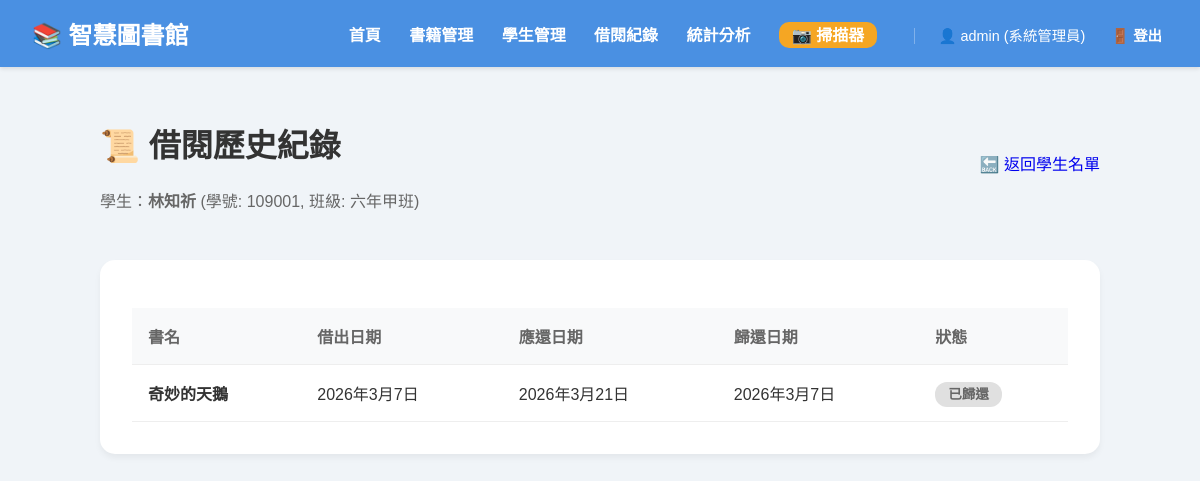
Screenshot of /students/110/history (signed in) with the database file from the repository.
### library/models.py (models this page shows, shortened)
class Student(models.Model):
    name = models.CharField(max_length=50, verbose_name="姓名")
    student_id = models.CharField(max_length=20, unique=True, verbose_name="學號")
    grade = models.CharField(max_length=20, verbose_name="班級")

class Book(models.Model):
    id = models.CharField(max_length=10, primary_key=True, verbose_name="館藏登錄號")
    title = models.CharField(max_length=200, verbose_name="書名")
    author = models.CharField(max_length=100, verbose_name="作者", blank=True, null=True)
    isbn = models.CharField(max_length=20, verbose_name="ISBN", blank=True, null=True)
    category = models.CharField(max_length=50, default="未分類", verbose_name="分類")
    ebook_url = models.URLField(null=True, blank=True, verbose_name="電子書連結")
    classification_no = models.CharField(max_length=50, verbose_name="分類號", blank=True, null=True)
    author_no = models.CharField(max_length=50, verbose_name="作者號", blank=True, null=True)
    edition = models.CharField(max_length=50, verbose_name="版本", blank=True, null=True)
    language = models.CharField(max_length=20, verbose_name="語言別", blank=True, null=True)       # B13
    pub_place = models.CharField(max_length=50, verbose_name="出版地", blank=True, null=True)      # B09
    publisher = models.CharField(max_length=100, verbose_name="出版社", blank=True, null=True)
    publish_year = models.CharField(max_length=50, verbose_name="出版年", blank=True, null=True)
    price = models.CharField(max_length=50, verbose_name="價格", blank=True, null=True)
    series = models.CharField(max_length=200, verbose_name="集叢項", blank=True, null=True)       # B24
    subjects = models.CharField(max_length=200, verbose_name="主題項", blank=True, null=True)      # B26
    notes = models.TextField(verbose_name="附註項", blank=True, null=True)
    bib_id = models.CharField(max_length=50, verbose_name="書目識別號", blank=True, null=True)
    status = models.CharField(max_length=50, default="館內架上", verbose_name="館藏狀態")
    circulation_type = models.CharField(max_length=50, verbose_name="流通別", blank=True, null=True)
    data_type = models.CharField(max_length=50, verbose_name="資料別", blank=True, null=True)
    special_no = models.CharField(max_length=50, verbose_name="特藏號", blank=True, null=True)
    volume_no = models.CharField(max_length=50, verbose_name="冊次號", blank=True, null=True)
    copy_no = models.CharField(max_length=50, verbose_name="複本號", blank=True, null=True)
    shelf_no = models.CharField(max_length=50, verbose_name="排架號", blank=True, null=True)
    location = models.CharField(max_length=100, verbose_name="館藏地", blank=True, null=True)
    source_type = models.CharField(max_length=50, verbose_name="來源別", blank=True, null=True)
    donor = models.CharField(max_length=100, verbose_name="捐贈者", blank=True, null=True)
    attachment = models.CharField(max_length=200, verbose_name="附件", blank=True, null=True)
    added_date = models.CharField(max_length=50, verbose_name="新增日期", blank=True, null=True)
    copy_number = models.IntegerField(default=1, verbose_name="系統複本序號")
    is_available = models.BooleanField(default=True, verbose_name="可借用")
    is_reserved = models.BooleanField(default=False, verbose_name="預約保留中")

class Loan(models.Model):
    book = models.ForeignKey(Book, on_delete=models.CASCADE, verbose_name="書籍")
    student = models.ForeignKey(Student, on_delete=models.CASCADE, verbose_name="學生")
    loan_date = models.DateField(auto_now_add=True, verbose_name="借書日期")
    due_date = models.DateField(verbose_name="應還日期")
    return_date = models.DateField(null=True, blank=True, verbose_name="歸還日期")

### library/views.py (the view)
# urls.py: path('students/<int:student_id>/history', views.student_history, name='student_history'),
@login_required
def student_history(request, student_id):
    student = get_object_or_404(Student, id=student_id)
    loans = Loan.objects.filter(student=student).order_by('-loan_date')
    history = []
    for l in loans:
        history.append({
            "book_title": l.book.title if l.book else "(書籍已從館藏移除)",
            "loan_date": l.loan_date,
            "due_date": l.due_date,
            "return_date": l.return_date,
            "is_returned": l.return_date is not None
        })
    return render(request, 'library/student_history.html', {'student': student, 'history': history})

### library/templates/library/student_history.html (shortened to what this page needs)
{% extends "library/layout.html" %}
{% block content %}
<div style="margin-bottom: 2rem; display: flex; justify-content: space-between; align-items: center;">
    <div>
        <h1>📜 借閱歷史紀錄</h1>
        <p style="color: #666;">學生：<strong>{{ student.name }}</strong> (學號: {{ student.student_id }}, 班級: {{ student.grade }})</p>
    </div>
    <a href="/students" class="btn btn-primary" style="text-decoration: none;">🔙 返回學生名單</a>
</div>
<div class="card">
    {% if history %}
    <table>
        <thead>
            <tr>
                <th>書名</th>
                <th>借出日期</th>
                <th>應還日期</th>
                <th>歸還日期</th>
                <th>狀態</th>
            </tr>
        </thead>
        <tbody>
            {% for loan in history %}
            <tr>
                <td><strong>{{ loan.book_title }}</strong></td>
                <td>{{ loan.loan_date }}</td>
                <td>{{ loan.due_date }}</td>
                <td>{{ loan.return_date|default:'-' }}</td>
                <td>
                    {% if loan.is_returned %}
                    <span class="badge" style="background-color: #E0E0E0; color: #666;">已歸還</span>
                    {% else %}
                    <span class="badge badge-borrowed">借閱中</span>
                    {% endif %}
                </td>
            </tr>
            {% endfor %}
        </tbody>
    </table>
    {% else %}
    <div style="text-align: center; padding: 3rem;">
        <p style="font-size: 1.5rem; color: #ccc;">這位學生目前還沒有任何借書紀錄喔！📖</p>
    </div>
    {% endif %}
</div>
{% endblock %}

### library/templates/library/layout.html (shortened to what this page needs)
<!DOCTYPE html>
<html lang="zh-Hant">
<head>
</head>
<body>
    <nav>
        <a href="/" class="logo">📚 智慧圖書館</a>
        <div class="links">
            <a href="/">首頁</a>
            <a href="/books">書籍管理</a>
            <a href="/students">學生管理</a>
            <a href="/loans">借閱紀錄</a>
            <a href="/stats">統計分析</a>
            <a href="/scan" style="background: var(--secondary-color); padding: 0.3rem 0.8rem; border-radius: 10px;">📷 掃描器</a>
            {% if user.is_authenticated %}
            <span style="color: white; margin-left: 2rem; font-size: 0.9rem; border-left: 1px solid rgba(255,255,255,0.3); padding-left: 1.5rem;">
                👤 {{ user.username }} ({{ user.groups.all.0.name|default:"系統管理員" }})
            </span>
            <form action="{% url 'logout' %}" method="post" style="display: inline; margin-left: 1rem;">
                <button type="submit" style="background: transparent; border: none; color: white; cursor: pointer; font-weight: bold; font-size: 0.9rem;">🚪 登出</button>
            </form>
            {% endif %}
        </div>
    </nav>
    <div class="container">
        {% block content %}{% endblock %}
    </div>
</body>
</html>

### library/templates/library/layout.html (style rules this page uses)
:root { --primary-color: #4A90E2; --secondary-color: #F5A623; --success-color: #27AE60; --danger-color: #E74C3C; --bg-color: #F0F4F8; --card-bg: #FFFFFF; --text-color: #333333; }
body { font-family: 'PingFang TC', 'Microsoft JhengHei', sans-serif; background-color: var(--bg-color); margin: 0; padding: 0; color: var(--text-color); }
nav { background-color: var(--primary-color); padding: 1rem 2rem; display: flex; justify-content: space-between; align-items: center; box-shadow: 0 2px 4px rgba(0,0,0,0.1); }
nav .logo { color: white; font-size: 1.5rem; font-weight: bold; text-decoration: none; }
nav .links a { color: white; text-decoration: none; font-weight: bold; margin-left: 1.5rem; transition: opacity 0.2s; }
.container { max-width: 1000px; margin: 2rem auto; padding: 0 1rem; }
.card { background-color: var(--card-bg); padding: 2rem; border-radius: 15px; box-shadow: 0 4px 6px rgba(0,0,0,0.05); margin-bottom: 2rem; }
table { width: 100%; border-collapse: collapse; margin-top: 1rem; }
th, td { padding: 1rem; text-align: left; border-bottom: 1px solid #eee; }
th { background-color: #f8f9fa; color: #666; }
.badge { padding: 0.3rem 0.8rem; border-radius: 12px; font-size: 0.85rem; font-weight: bold; }
tr { transition: background-color 0.2s; }
.card { transition: box-shadow 0.3s; }
.btn { transition: all 0.2s; }

### rows the page displays
Student: name "林知祈", student_id "109001", grade "六年甲班"
Book: book_title "奇妙的天鵝"
Loan: loan_date "2026年3月7日", due_date "2026年3月21日", return_date "2026年3月7日"

### other values shown
{{ user.username }} "admin"
{{ user.groups.all.0.name|default:"系統管理員" }} "系統管理員"
